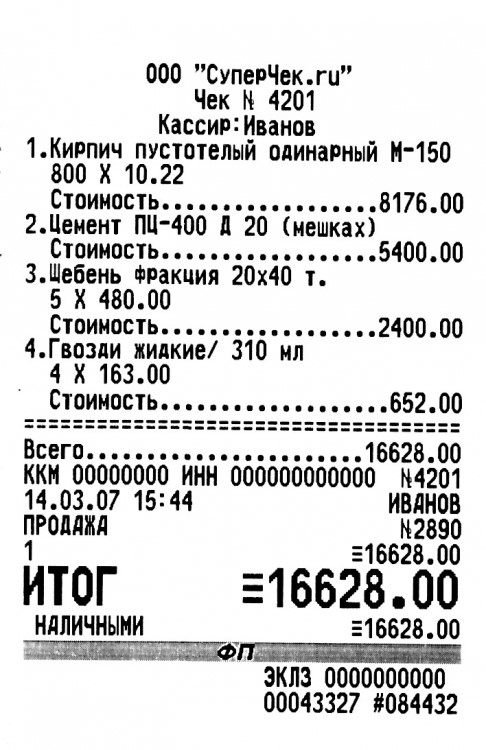
#> input picture pytesseract/two.jpg, 486 x 750 px
$ python contrast.py
#> lines starting #> are read from the running program, lines starting #| are printed output that depends on the picture
import cv2

img = cv2.imread('two.jpg', 1)
#> img is the input picture: shape (750, 486, 3); min 0, max 255, mean 217.9
cv2.imshow("Original image",img)

img2 = cv2.GaussianBlur(img, (0, 0), 3);
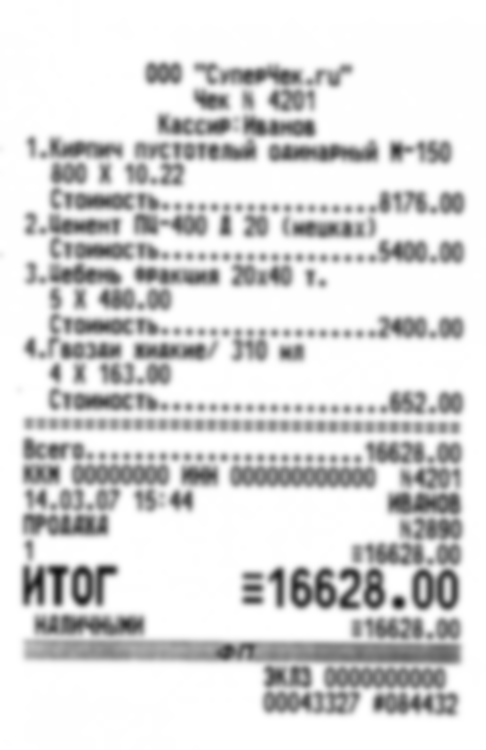
#> img2: shape (750, 486, 3); min 20, max 255, mean 217.9
img = cv2.addWeighted(img, 1.5, img2, -0.5, 0);


# CLAHE (Contrast Limited Adaptive Histogram Equalization)
clahe = cv2.createCLAHE(clipLimit=3., tileGridSize=(8,8))

lab = cv2.cvtColor(img, cv2.COLOR_BGR2LAB)  # convert from BGR to LAB color space
#> lab: shape (750, 486, 3); mean of channels 0, 1, 2 218, 128, 128
l, a, b = cv2.split(lab)  # split on 3 different channels
#> a: shape (750, 486); every value is 128

l2 = clahe.apply(l)  # apply CLAHE to the L-channel

lab = cv2.merge((l2,a,b))  # merge channels
#> lab: shape (750, 486, 3); mean of channels 0, 1, 2 217.4, 128, 128
img2 = cv2.cvtColor(lab, cv2.COLOR_LAB2BGR)  # convert from LAB to BGR
cv2.imshow('Increased contrast', img2)
#cv2.imwrite('sunset_modified.jpg', img2)

cv2.waitKey(0)
cv2.destroyAllWindows()
